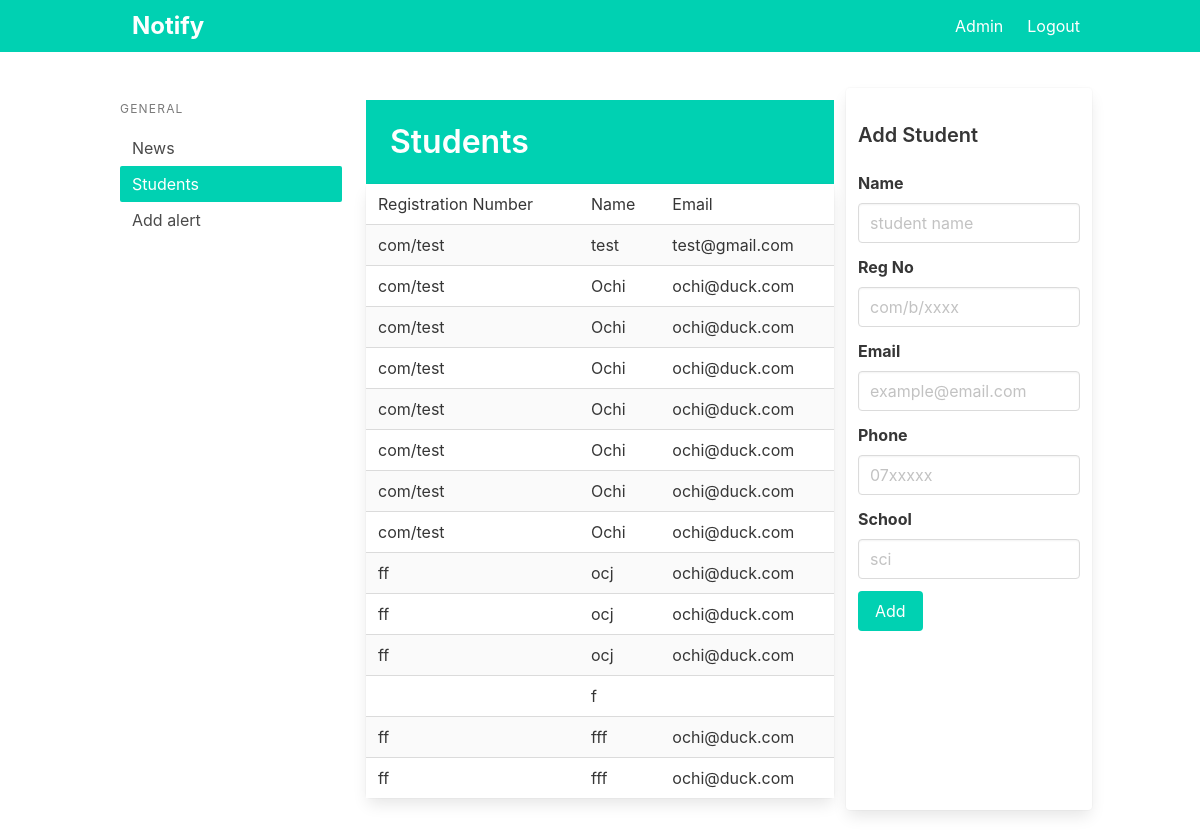
Before: /student (signed in) with the older database file.
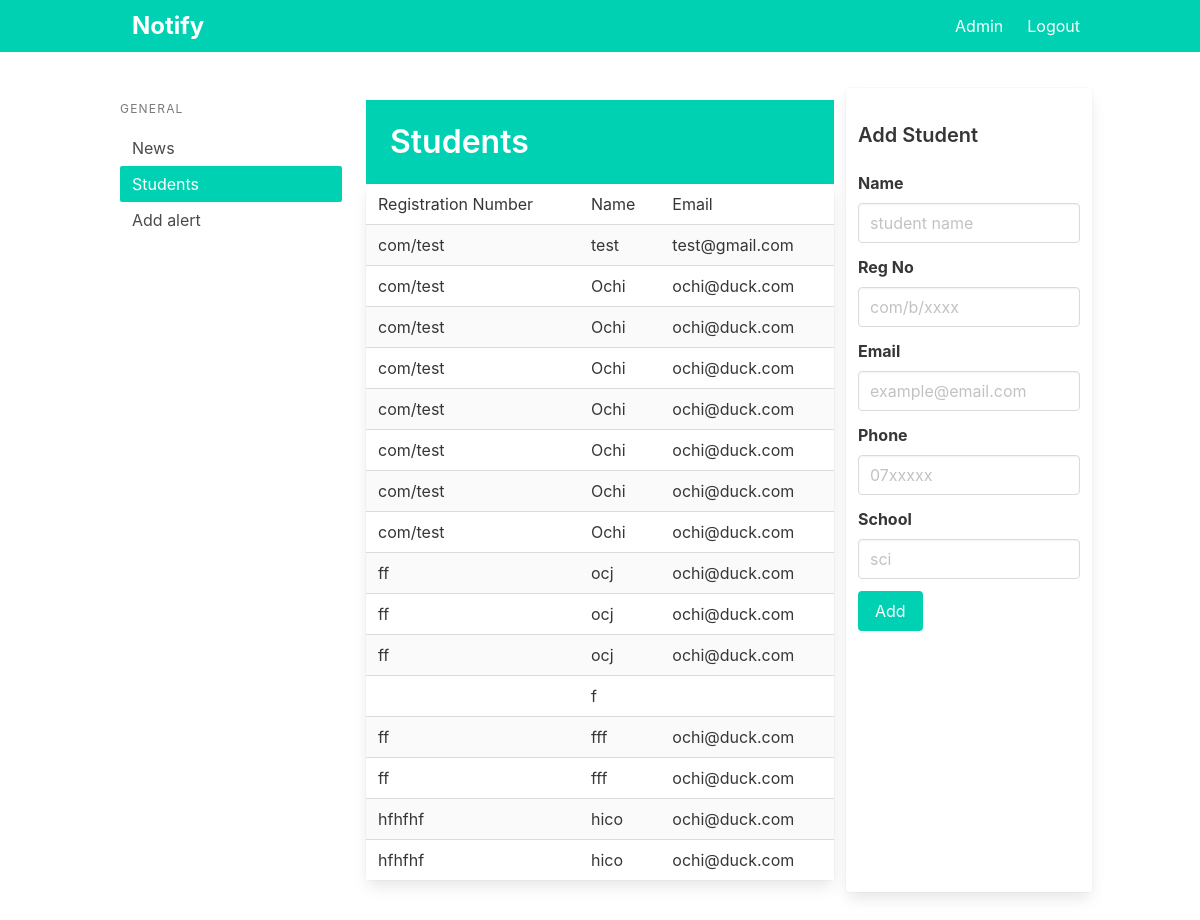
After: the same page with the newer database file.
### app/models.py (models this page shows)
class Student(db.Model):
    id = db.Column(db.Integer, primary_key=True)
    name = db.Column(db.String(100))
    reg = db.Column(db.String(30))
    phone = db.Column(db.String(15))
    email = db.Column(db.String(20))
    school = db.Column(db.String(50))

### app/main.py (the view)
@main.route('/student')
@login_required
def student():
    students = Student.query.all()
    return render_template('student.html', students=students)

### app/templates/student.html
{% extends "base.html" %}
{% block content %}
<div class="columns">
  <div class="column is-3 ">
    <aside class="menu is-hidden-mobile">
      <p class="menu-label">
        General
      </p>
      <ul class="menu-list">
        <li><a href="{{ url_for('main.index') }}">News</a></li>
        <li><a href="{{ url_for('main.alert') }}" class="has-background-primary has-text-white">Students</a></li>
        <li><a href="{{ url_for('main.alert') }}">Add alert</a></li>
      </ul>
    </aside>
  </div>
  <div class="column is-6">
    <section class="hero is-primary welcome is-small">
      <div class="hero-body">
        <div class="container">
          <h1 class="title">
            Students
          </h1>
        </div>
      </div>
    </section>
    <div class="is-6">
      <div class="card events-card">
        <div class="card-table">
          <div class="content">
            <table class="table is-fullwidth is-striped">
              <tbody>
                <tr>
                  <td>Registration Number</td>
                  <td>Name</td>
                  <td>Email</td>
                </tr>
                {% for student in students %}
                <tr>
                  <td>{{ student.reg}}</td>
                  <td>{{ student.name }}</td>
                  <td>{{ student.email }}</td>
                </tr>
                {% endfor %}
              </tbody>
            </table>
          </div>
        </div>
      </div>
    </div>
  </div>
  <div class="card events-card">
    <div class="column">
      <div class="content">
        <h1 class="subtitle is-5 mt-5">Add Student</h1>
        <form method="POST" action="/student">
          <div class="field">
            <label class="label">Name</label>
            <div class="control">
              <input class="input" type="text" name="name" placeholder="student name">
            </div>
          </div>
          <div class="field">
            <label class="label">Reg No</label>
            <div class="control">
              <input class="input" type="text" name="reg" placeholder="com/b/xxxx">
            </div>
          </div>
          <div class="field">
            <label class="label">Email</label>
            <div class="control">
              <input class="input" type="email" name="email" placeholder="example@email.com">
            </div>
          </div>
          <div class="field">
            <label class="label">Phone</label>
            <div class="control">
              <input class="input" type="text" name="phone" placeholder="07xxxxx">
            </div>
          </div>
          <div class="field">
            <label class="label">School</label>
            <div class="control">
              <input class="input" type="text" name="school" placeholder="sci">
            </div>
          </div>
          <div class="field is-grouped">
            <div class="control">
              <button class="button is-primary">Add</button>
            </div>
          </div>
        </form>
      </div>
    </div>
  </div>
</div>
{% endblock %}

### app/templates/base.html (shortened to what this page needs)
<!DOCTYPE html>
<html>
<head>
    <link rel="stylesheet" href="https://cdnjs.cloudflare.com/ajax/libs/bulma/0.7.2/css/bulma.min.css" />
</head>
<body>
    <section class="is-fullheight">
        <div class="hero-head">
            <nav class="navbar is-primary">
                <div class="container">
                    <div id="navbarMenuHeroA" class="navbar-menu">
                        <div class="navbar-start">
                            <a href="{{ url_for('main.index') }}" class="navbar-item label is-large">
                                Notify
                            </a>
                        </div>
                        <div class="navbar-end">
                            {% if current_user.is_authenticated %}
                            <a href="{{ url_for('main.index') }}" class="navbar-item">
                                Admin
                            </a>
                            {% endif %}
                            {% if current_user.is_authenticated %}
                            <a href="{{ url_for('auth.logout') }}" class="navbar-item">
                                Logout
                            </a>
                            {% endif %}
                        </div>
                    </div>
                </div>
            </nav>
        </div>
        <div class="hero-body">
            <div class="container">
                {% block content %}
                {% endblock %}
            </div>
        </div>
    </section>
</body>
</html>

Changed rows visible on the page:
added Student: reg "hfhfhf", name "hico", email "ochi@duck.com"
added Student: reg "hfhfhf", name "hico", email "ochi@duck.com"
